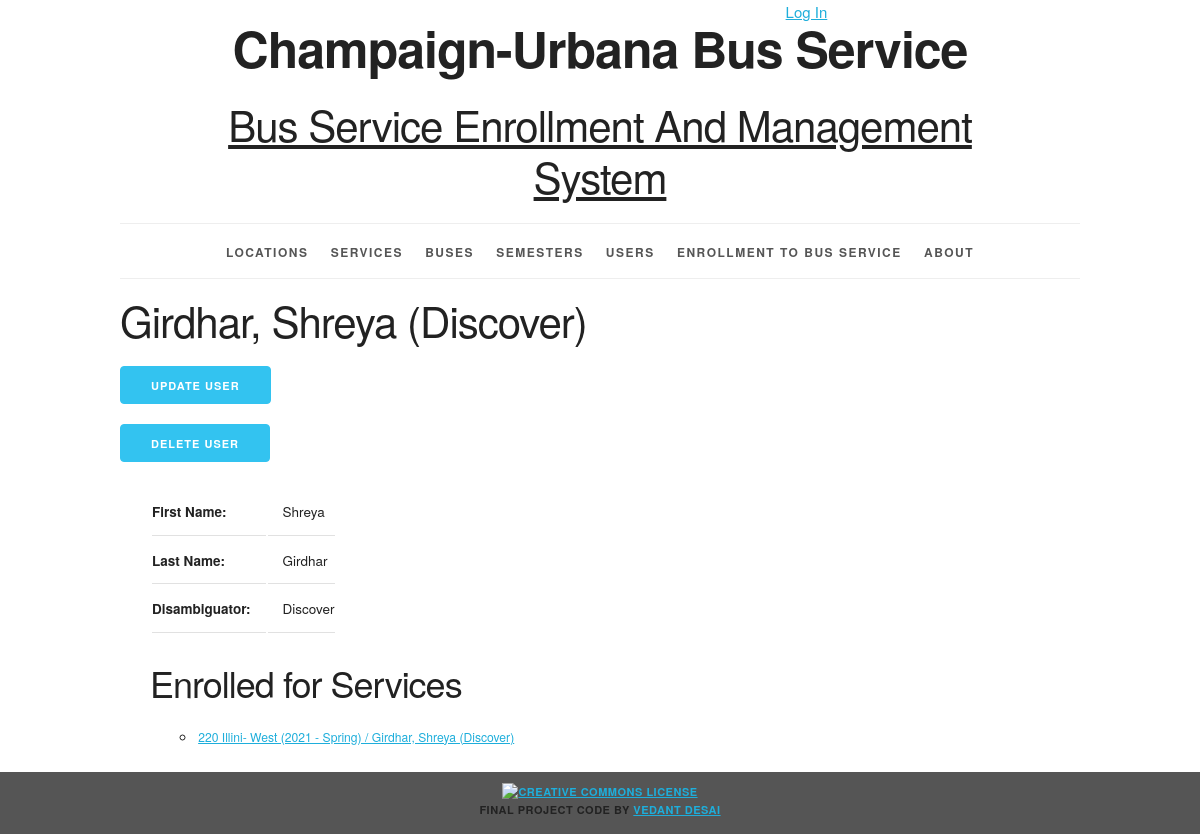
/user/3/, run on an earlier commit of the app's database.
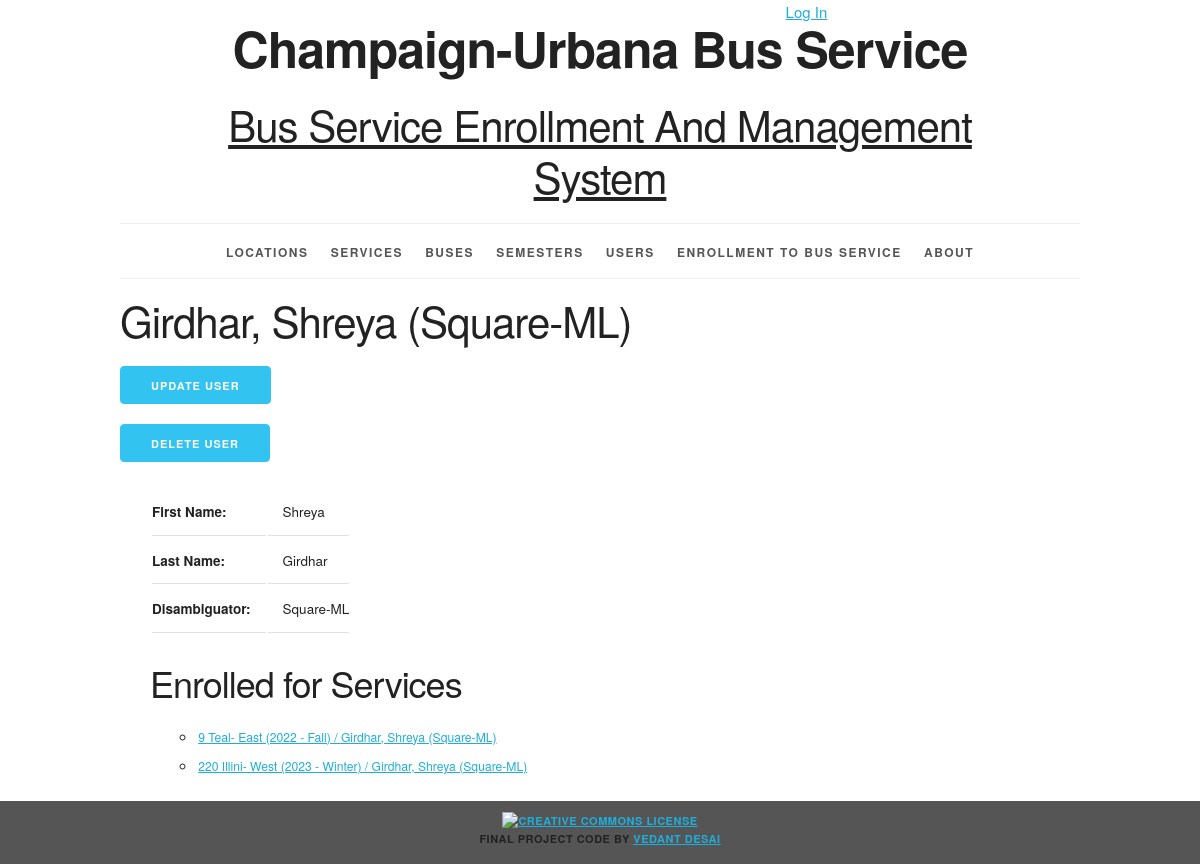
And on a later commit of the database.
### bookinginfo/models.py (models this page shows, shortened)
class User(models.Model):
    user_id = models.AutoField(primary_key=True)
    first_name = models.CharField(max_length=45)
    last_name = models.CharField(max_length=45)
    disambiguator = models.CharField(max_length=45, blank=True, default='')
    def __str__(self):
        result = ''
        if self.disambiguator == '':
            result = '%s, %s' % (self.last_name, self.first_name)
        else:
            result = '%s, %s (%s)' % (self.last_name, self.first_name, self.disambiguator)
        return result
    def get_update_url(self):
        return reverse('bookinginfo_user_update_urlpattern',
                       kwargs={'pk': self.pk}
                       )
    def get_delete_url(self):
        return reverse('bookinginfo_user_delete_urlpattern',
                       kwargs={'pk': self.pk}
                       )
    class Meta:
        ordering = ['last_name', 'first_name', 'disambiguator']
        constraints = [
            UniqueConstraint(fields=['last_name', 'first_name', 'disambiguator'], name='unique_user')
        ]

class Enrollment(models.Model):
    enroll_id = models.AutoField(primary_key=True)
    user = models.ForeignKey(User, related_name='enrollments', on_delete=models.PROTECT)
    service = models.ForeignKey(Service, related_name='enrollments', on_delete=models.PROTECT)
    def __str__(self):
        return '%s / %s' % (self.service, self.user)
    def get_absolute_url(self):
        return reverse('bookinginfo_enrollment_detail_urlpattern',
                       kwargs={'pk': self.pk}
                       )
    class Meta:
        ordering = ['service', 'user']
        constraints = [
            UniqueConstraint(fields=['service', 'user'], name='unique_enrollment')
        ]

class Service(models.Model):
    service_id = models.AutoField(primary_key=True)
    trip_direction = models.CharField(max_length=45)
    start_location = models.ForeignKey(LocationDetail, related_name='startlocation', on_delete=models.PROTECT)
    end_location = models.ForeignKey(LocationDetail, related_name='endlocation', on_delete=models.PROTECT)
    bus = models.ForeignKey(BusName, related_name='schedules', on_delete=models.PROTECT)
    semester = models.ForeignKey(Semester, related_name='schedules', on_delete=models.PROTECT)
    def __str__(self):
        return '%s %s- %s (%s)' % (self.bus.bus_number, self.bus.bus_name, self.trip_direction, self.semester.__str__())
    class Meta:
        ordering = ['bus', 'trip_direction', 'semester']
        constraints = [
            UniqueConstraint(fields=['semester', 'bus', 'trip_direction'], name='unique_service')
        ]

class BusName(models.Model):
    bus_id = models.AutoField(primary_key=True)
    bus_name = models.CharField(max_length=155)
    bus_number = models.IntegerField(unique=True)
    class Meta:
        ordering = ['bus_number', 'bus_name']
        constraints = [
            UniqueConstraint(fields=['bus_number', 'bus_name'], name='unique_busName')
        ]

class Semester(models.Model):
    semester_id = models.AutoField(primary_key=True)
    year = models.ForeignKey(Year, related_name='semesters', on_delete=models.PROTECT)
    period = models.ForeignKey(Period, related_name='semesters', on_delete=models.PROTECT)
    def __str__(self):
        return '%s - %s' % (self.year.year, self.period.period_name)
    class Meta:
        ordering = ['year__year', 'period__period_sequence']
        constraints = [
            UniqueConstraint(fields=['year', 'period'], name='unique_semester')
        ]

class Year(models.Model):
    year_id = models.AutoField(primary_key=True)
    year = models.IntegerField(unique=True)
    class Meta:
        ordering = ['year']

class Period(models.Model):
    period_id = models.AutoField(primary_key=True)
    period_sequence = models.IntegerField(unique=True)
    period_name = models.CharField(max_length=45, unique=True, default='')
    class Meta:
        ordering = ['period_sequence']

### bookinginfo/views.py (the view)
class UserDetail(DetailView):
    model = User
    def get_context_data(self, **kwargs):
        context = super(DetailView, self).get_context_data(**kwargs)
        user = self.get_object()
        service_list = user.enrollments.all()
        context['service_list'] = service_list
        return context

### bookinginfo/templates/bookinginfo/user_detail.html (shortened to what this page needs)
{% extends 'bookinginfo/base.html' %}
{% block content %}
    <h2>{{ user }}</h2>
    <ul class="ezu-button-list">
    <li>
          <a href = "{{ user.get_update_url }}" class="button button-primary">Update User</a>
      </li>
     <li>
          <a href = "{{ user.get_delete_url }}" class="button button-primary">Delete User</a>
      </li>
    <ul>
    <section>
        <table>
            <tr>
                <th>First Name:</th>
                <td>{{ user.first_name }}</td>
            </tr>
            <tr>
                <th>Last Name:</th>
                <td>{{ user.last_name }}</td>
            </tr>
            {% if user.disambiguator %}
                <tr>
                    <th>Disambiguator:</th>
                    <td>{{ user.disambiguator }}</td>
                </tr>
            {% endif %}
        </table>
    </section>
    <h3>Enrolled for Services</h3>
    <section>
        <ul>
            {% for service in service_list %}
                <li>
                    <a href="{{ service.get_absolute_url }}">{{ service }}</a>
                </li>
            {% empty %}
                <li><em>User is not enrolled to any sections.</em></li>
            {% endfor %}
        </ul>
    </section>
{% endblock %}

What changed in the data, as far as the page shows it:
changed User "Shreya": disambiguator+last_name+first_name "Girdhar, Shreya (Discover)" → "Girdhar, Shreya (Square-ML)"; disambiguator "Discover" → "Square-ML"
added Enrollment: service+user "9 Teal- East (2022 - Fall) / Girdhar, Shreya (Square-ML)"
changed through a linked row, Enrollment: service+user "220 Illini- West (2021 - Spring) / Girdhar, Shreya (Discover)" → "220 Illini- West (2023 - Winter) / Girdhar, Shreya (Square-ML)"
